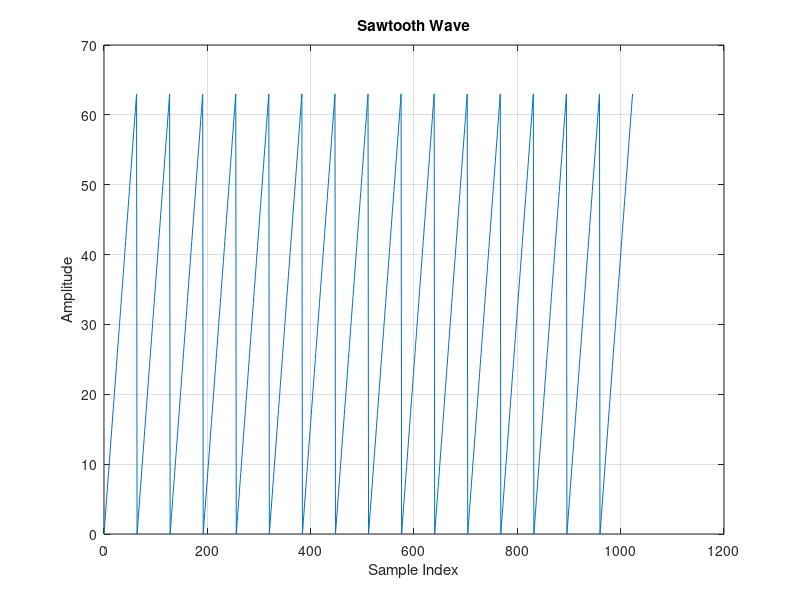

Write MATLAB code to recreate this figure.
clc,clear
% Generate 1024 samples of a sawtooth wave
t = 0:1023;
x = mod(t,64);

% Convert the samples to 16-bit values
real_part = uint16(x);
imag_part = uint16(zeros(1, 1024));

% Combine the real and imaginary parts into a single 16-bit value
samples_combined = bitor(bitshift(real_part, 8), imag_part);

% Write the samples to a text file
fid = fopen('sawtooth_samples.txt', 'w');
fprintf(fid, '%04X\n', samples_combined);
fclose(fid);

% Plot the sawtooth wave
figure;
plot(t, x);
grid on;
xlabel('Sample Index');
ylabel('Amplitude');
title('Sawtooth Wave');
